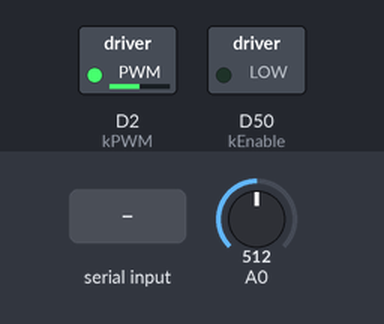
The sketch below on a simulated Arduino Due. Parts: switched loads named in the sketch (green lamp = pin HIGH). The inputs (shaded band) are chosen by the test bench; at power-on: A0 = 512 (analog values on the 0–1023 scale). What the sketch prints to the serial monitor is not drawn.

Above: at 1.2 s.
1.3 s: "b" received over Serial
At 1.9 s:
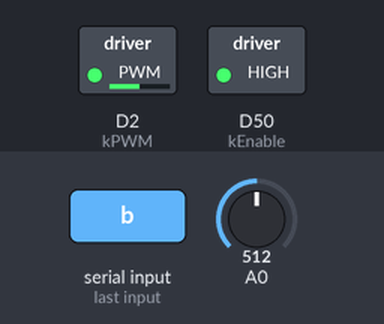
2.8 s: "c" received over Serial
At 3.1 s:
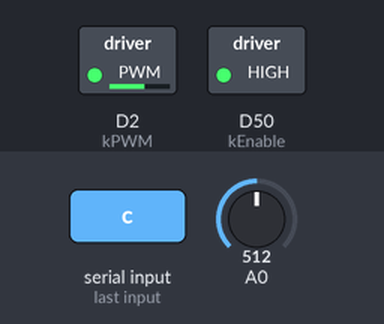
4.3 s: "a" received over Serial
At 5.4 s:
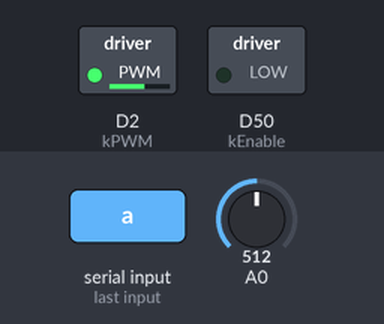
5.8 s: "e" received over Serial
At 6.6 s:
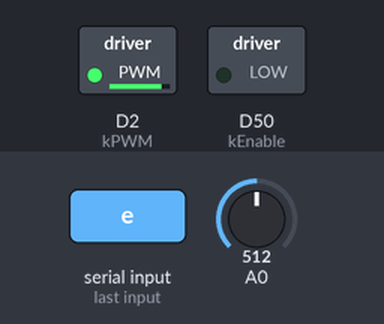
7.3 s: "g" received over Serial
At 7.7 s:
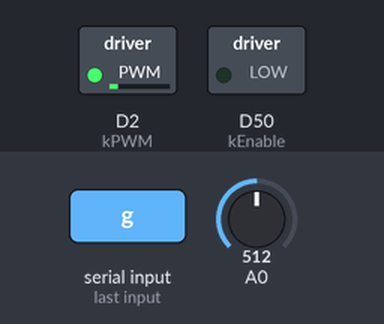
8.8 s: "f" received over Serial
At 10.1 s:
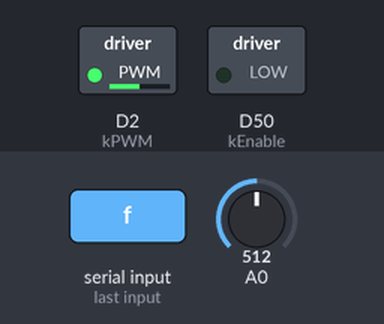
Timing chart, 0 to 11.3 s (numbered marks = the images above; inputs shaded):
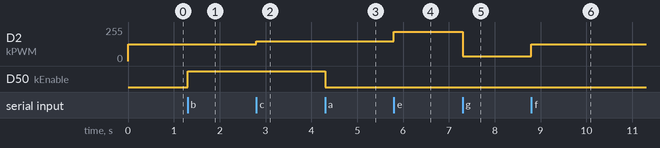

The sketch:

hifidrivemotors.ino
```cpp
#include <algorithm>
#include <cmath>

// Note, the logic and math behind these functions can be found here: https://lattice22.atlassian.net/wiki/spaces/L/pages/37126159/ESCON+Motor+Control

constexpr int kPWM = 2;
constexpr int kEnable = 50;
constexpr int kSigPin = 0;

double kRPMCommand = 0;
int direction = 1;


// Percent output * max bit
constexpr double kMaxRPM = 1000;


float measuredSpeed = 0;
void setup() {
  // put your setup code here, to run once:
  Serial.begin(115200);
  // Requires a digital signal to enable motor controller
  pinMode(kEnable, OUTPUT);
  digitalWrite(kEnable, LOW);


}

/**
 * Scales the rpm into a percent output within the deadband range.
 *
 * @param rpm The desired RPM
 * @return The RPM in percent output between 10% and 90%
 */
double scale_percent_output(double rpm) {
  double percent_output = std::abs(rpm) / kMaxRPM / 2;
  double add = copysign(percent_output, rpm);
  return (0.5 + add)* 0.8 + .1;
}

/**
 * Scales a percent input coming from the motor to the RPM value.
 *
 * @param percent_input Percent input read from the port
 * @return The RPM
 */
double scale_input(double percent_input) {
  return kMaxRPM * ((percent_input) * 2 - 1);
}

void loop() {

  analogReadResolution(12);
  // Converting output into bits to command over the PWM port
  double kPWMOutput = scale_percent_output(direction * kRPMCommand) * 4095;

  // Converting input into sensor reading value
  measuredSpeed = scale_input((double)analogRead(kSigPin) / 4095.0);
  analogWriteResolution(12);

  analogWrite(kPWM, kPWMOutput);


  Serial.println(measuredSpeed);
  if (Serial.available()) {
    char input = (uint8_t) Serial.read();

    // Uses different input characters to change states of the motor
    if (input == 'a') {
      digitalWrite(kEnable, LOW);
    }
    if (input == 'b') {
      digitalWrite(kEnable, HIGH);
    }
    if (input =='c') {
      kRPMCommand = 200;
    }
    if (input =='d') {
      kRPMCommand = 500;
    }
    if (input =='e') {
      kRPMCommand = 900;
    }
    if (input =='f') {
      kRPMCommand = 0;
    }
    if (input =='g') {
      direction *= -1;
    }
  }
}
```

Measured:
- after the input at 1.3 s, D50 (kEnable): LOW → HIGH at once
- after the input at 2.8 s, D2 (kPWM): 127/255 → 147/255 at once
- after the input at 4.3 s, D50 (kEnable): HIGH → LOW at once
- after the input at 5.8 s, D2 (kPWM): 147/255 → 219/255 at once
- after the input at 7.3 s, D2 (kPWM): 219/255 → 35/255 at once
- after the input at 8.8 s, D2 (kPWM): 35/255 → 127/255 at once
